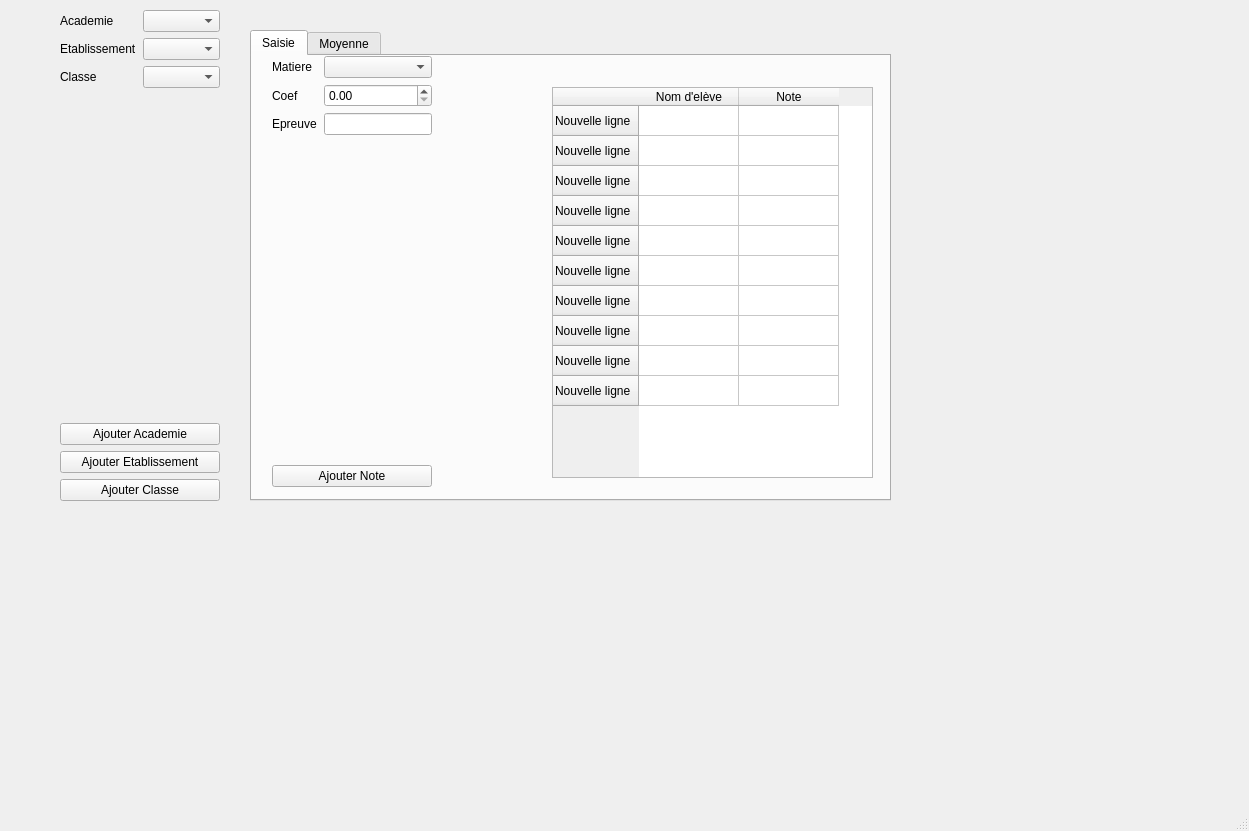
<?xml version="1.0" encoding="UTF-8"?>
<ui version="4.0">
 <class>MainWindow</class>
 <widget class="QMainWindow" name="MainWindow">
  <property name="geometry">
   <rect>
    <x>0</x>
    <y>0</y>
    <width>1249</width>
    <height>831</height>
   </rect>
  </property>
  <property name="windowTitle">
   <string>MainWindow</string>
  </property>
  <widget class="QWidget" name="centralwidget">
   <widget class="QWidget" name="horizontalLayoutWidget_2">
    <property name="geometry">
     <rect>
      <x>20</x>
      <y>10</y>
      <width>971</width>
      <height>581</height>
     </rect>
    </property>
    <layout class="QHBoxLayout" name="horizontalLayout_2">
     <item>
      <widget class="QWidget" name="widget" native="true">
       <widget class="QWidget" name="verticalLayoutWidget">
        <property name="geometry">
         <rect>
          <x>40</x>
          <y>0</y>
          <width>160</width>
          <height>491</height>
         </rect>
        </property>
        <layout class="QVBoxLayout" name="verticalLayout">
         <item>
          <layout class="QGridLayout" name="gridLayout">
           <item row="1" column="1">
            <widget class="QComboBox" name="cbEtablissement"/>
           </item>
           <item row="0" column="0">
            <widget class="QLabel" name="lAcademie">
             <property name="text">
              <string>Academie</string>
             </property>
            </widget>
           </item>
           <item row="1" column="0">
            <widget class="QLabel" name="lEtablissement">
             <property name="text">
              <string>Etablissement</string>
             </property>
            </widget>
           </item>
           <item row="0" column="1">
            <widget class="QComboBox" name="cbAcademie"/>
           </item>
           <item row="2" column="0">
            <widget class="QLabel" name="lClasse">
             <property name="text">
              <string>Classe</string>
             </property>
            </widget>
           </item>
           <item row="2" column="1">
            <widget class="QComboBox" name="cbClasse"/>
           </item>
          </layout>
         </item>
         <item>
          <spacer name="verticalSpacer">
           <property name="orientation">
            <enum>Qt::Vertical</enum>
           </property>
           <property name="sizeHint" stdset="0">
            <size>
             <width>20</width>
             <height>20</height>
            </size>
           </property>
          </spacer>
         </item>
         <item>
          <widget class="QPushButton" name="pbAjouterAcademie">
           <property name="text">
            <string>Ajouter Academie</string>
           </property>
          </widget>
         </item>
         <item>
          <widget class="QPushButton" name="pbAjouterEtablissement">
           <property name="text">
            <string>Ajouter Etablissement</string>
           </property>
          </widget>
         </item>
         <item>
          <widget class="QPushButton" name="pbAjouterClasse">
           <property name="text">
            <string>Ajouter Classe</string>
           </property>
          </widget>
         </item>
        </layout>
       </widget>
       <widget class="QTabWidget" name="tabWidget">
        <property name="geometry">
         <rect>
          <x>230</x>
          <y>20</y>
          <width>641</width>
          <height>471</height>
         </rect>
        </property>
        <property name="currentIndex">
         <number>0</number>
        </property>
        <widget class="QWidget" name="tab">
         <attribute name="title">
          <string>Saisie</string>
         </attribute>
         <widget class="QTableWidget" name="twTableau">
          <property name="geometry">
           <rect>
            <x>300</x>
            <y>31</y>
            <width>321</width>
            <height>391</height>
           </rect>
          </property>
          <property name="columnCount">
           <number>2</number>
          </property>
          <row>
           <property name="text">
            <string>Nouvelle ligne</string>
           </property>
          </row>
          <row>
           <property name="text">
            <string>Nouvelle ligne</string>
           </property>
          </row>
          <row>
           <property name="text">
            <string>Nouvelle ligne</string>
           </property>
          </row>
          <row>
           <property name="text">
            <string>Nouvelle ligne</string>
           </property>
          </row>
          <row>
           <property name="text">
            <string>Nouvelle ligne</string>
           </property>
          </row>
          <row>
           <property name="text">
            <string>Nouvelle ligne</string>
           </property>
          </row>
          <row>
           <property name="text">
            <string>Nouvelle ligne</string>
           </property>
          </row>
          <row>
           <property name="text">
            <string>Nouvelle ligne</string>
           </property>
          </row>
          <row>
           <property name="text">
            <string>Nouvelle ligne</string>
           </property>
          </row>
          <row>
           <property name="text">
            <string>Nouvelle ligne</string>
           </property>
          </row>
          <column>
           <property name="text">
            <string>Nom d'elève</string>
           </property>
          </column>
          <column>
           <property name="text">
            <string>Note</string>
           </property>
          </column>
         </widget>
         <widget class="QWidget" name="verticalLayoutWidget_2">
          <property name="geometry">
           <rect>
            <x>20</x>
            <y>0</y>
            <width>160</width>
            <height>431</height>
           </rect>
          </property>
          <layout class="QVBoxLayout" name="verticalLayout_2">
           <item>
            <layout class="QGridLayout" name="gridLayout_2">
             <item row="1" column="0">
              <widget class="QLabel" name="lCoef">
               <property name="text">
                <string>Coef</string>
               </property>
              </widget>
             </item>
             <item row="0" column="0">
              <widget class="QLabel" name="lMatiere">
               <property name="text">
                <string>Matiere</string>
               </property>
              </widget>
             </item>
             <item row="0" column="1">
              <widget class="QComboBox" name="cbMatiere">
               <property name="sizePolicy">
                <sizepolicy hsizetype="Preferred" vsizetype="Fixed">
                 <horstretch>0</horstretch>
                 <verstretch>0</verstretch>
                </sizepolicy>
               </property>
              </widget>
             </item>
             <item row="1" column="1">
              <widget class="QDoubleSpinBox" name="dsbCoef">
               <property name="maximum">
                <double>2.000000000000000</double>
               </property>
               <property name="singleStep">
                <double>0.250000000000000</double>
               </property>
              </widget>
             </item>
             <item row="2" column="0">
              <widget class="QLabel" name="lNote">
               <property name="text">
                <string>Epreuve</string>
               </property>
              </widget>
             </item>
             <item row="2" column="1">
              <widget class="QLineEdit" name="leNote">
               <property name="sizePolicy">
                <sizepolicy hsizetype="Preferred" vsizetype="Fixed">
                 <horstretch>0</horstretch>
                 <verstretch>0</verstretch>
                </sizepolicy>
               </property>
              </widget>
             </item>
            </layout>
           </item>
           <item>
            <spacer name="verticalSpacer_2">
             <property name="orientation">
              <enum>Qt::Vertical</enum>
             </property>
             <property name="sizeHint" stdset="0">
              <size>
               <width>20</width>
               <height>118</height>
              </size>
             </property>
            </spacer>
           </item>
           <item>
            <widget class="QPushButton" name="pbAjouterNote">
             <property name="text">
              <string>Ajouter Note</string>
             </property>
            </widget>
           </item>
          </layout>
         </widget>
        </widget>
        <widget class="QWidget" name="Moyenne">
         <attribute name="title">
          <string>Moyenne</string>
         </attribute>
         <widget class="QLabel" name="lGraph">
          <property name="geometry">
           <rect>
            <x>-310</x>
            <y>230</y>
            <width>951</width>
            <height>599</height>
           </rect>
          </property>
          <property name="text">
           <string>SetPixtmap = pour mettre un graph</string>
          </property>
         </widget>
         <widget class="QWidget" name="horizontalLayoutWidget">
          <property name="geometry">
           <rect>
            <x>40</x>
            <y>20</y>
            <width>551</width>
            <height>401</height>
           </rect>
          </property>
          <layout class="QHBoxLayout" name="horizontalLayout">
           <item>
            <layout class="QVBoxLayout" name="verticalLayout_3">
             <item>
              <widget class="QLabel" name="lListeDesEleves">
               <property name="text">
                <string>Liste des eleves</string>
               </property>
              </widget>
             </item>
             <item>
              <widget class="QListWidget" name="lwListe">
               <property name="sizePolicy">
                <sizepolicy hsizetype="Fixed" vsizetype="Expanding">
                 <horstretch>0</horstretch>
                 <verstretch>0</verstretch>
                </sizepolicy>
               </property>
              </widget>
             </item>
            </layout>
           </item>
           <item>
            <widget class="QLabel" name="lGraph_2">
             <property name="text">
              <string>SetPixtmap = pour mettre un graph</string>
             </property>
            </widget>
           </item>
          </layout>
         </widget>
        </widget>
       </widget>
      </widget>
     </item>
    </layout>
   </widget>
  </widget>
  <widget class="QMenuBar" name="menubar">
   <property name="geometry">
    <rect>
     <x>0</x>
     <y>0</y>
     <width>1249</width>
     <height>21</height>
    </rect>
   </property>
  </widget>
  <widget class="QStatusBar" name="statusbar"/>
 </widget>
 <resources/>
 <connections/>
</ui>
